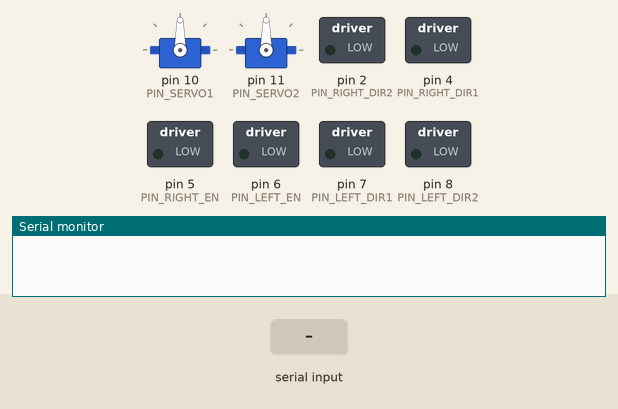
A program run on a simulated Arduino Uno, built with avr-gcc and run on an emulated ATmega328P. Parts: 2 × servo, switched loads named in the program (green lamp = pin HIGH), the last lines printed to the serial monitor. The test bench sets the inputs (shaded band).

Above: at 1.2 s.
1.3 s: "w" received over Serial
At 1.4 s:
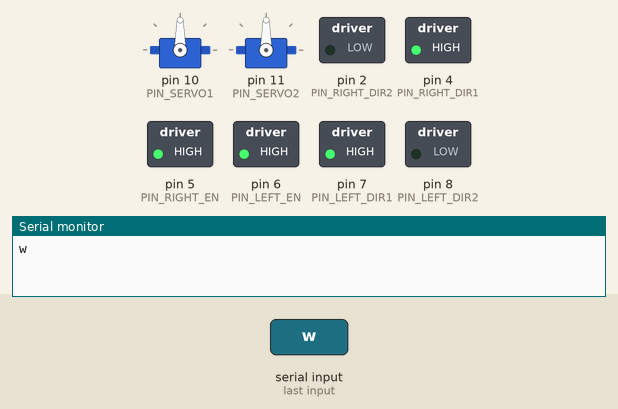
3.0 s: byte 117 ('u') received over Serial
At 4.2 s:
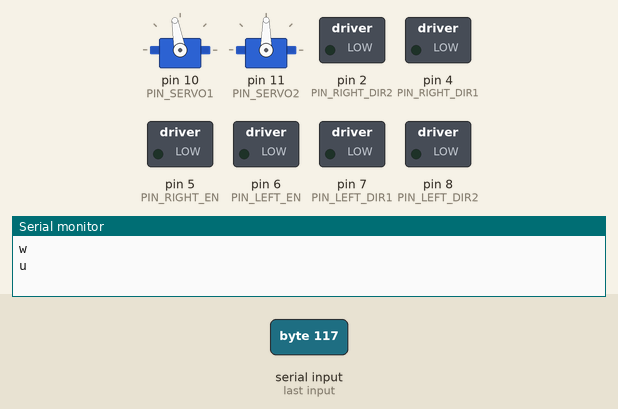
4.5 s: byte 106 ('j') received over Serial
At 5.4 s:
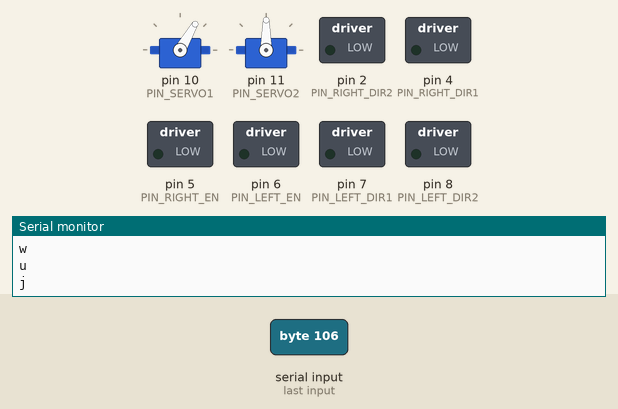
6.0 s: byte 111 ('o') received over Serial
At 6.5 s:
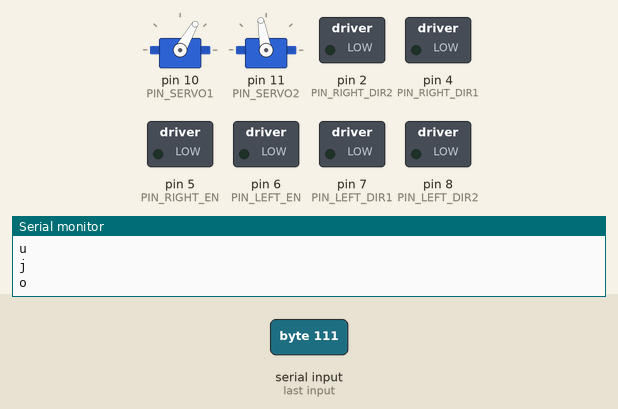
7.5 s: "s" received over Serial
At 8.2 s:
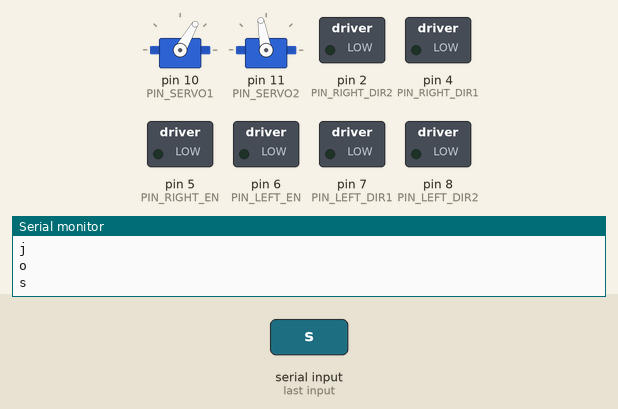
9.0 s: byte 85 ('U') received over Serial
At 10.0 s:
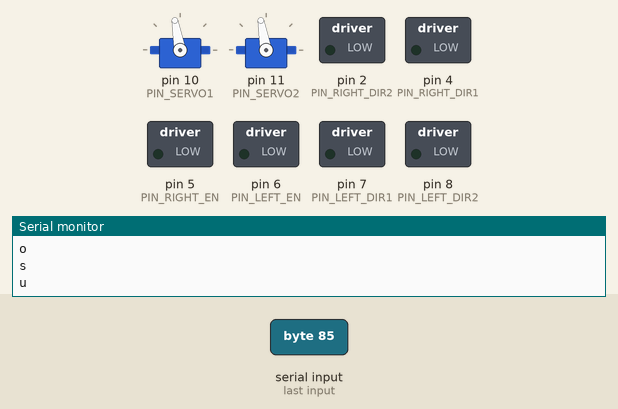
Timing chart, 0 to 11.5 s (numbered marks = the images above; inputs shaded):
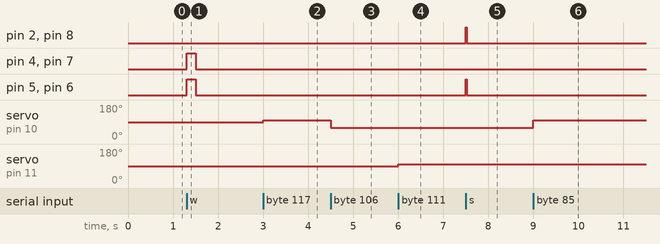

The program:

main.cpp
```cpp
#include <Arduino.h>
#include "MotorDC.h"
#include "Servo.h"

#define PIN_LEFT_DIR1  7//in1
#define PIN_LEFT_DIR2  8//in2
#define PIN_LEFT_EN    6//ena
#define PIN_RIGHT_DIR1 4//in3
#define PIN_RIGHT_DIR2 2//in4
#define PIN_RIGHT_EN   5//enb
#define PIN_SERVO1     10
#define PIN_SERVO2     11

#define MAX_SPEED    255
#define HALF_SPEED   220
#define SLOW_SPEED    190
#define SLOWER_SPEED   150

MotorDC leftWheel;
MotorDC rightWheel;
Servo servo1;
Servo servo2;
int pos_servo1 = 0;
int pos_servo2 = 0;

int wheel_speed = 255;

long intervale = 500;
unsigned long previousTime = millis();

void increment(Servo servo, int step){
  int val = servo.read() + step;
  servo.write(val);
  delay(10);
}

void decrement(Servo servo, int step){
  int val = servo.read() - step;
  servo.write(val);
  delay(10);
}

void testServo(){
  for (int i = 0; i <= 180; i += 1) {
    increment(servo1,1);
    increment(servo2,1);
  }
  for (int i = 0; i <= 180; i += 1) {
    decrement(servo1,1);
    decrement(servo2,1);
  }
}

void testMotor(){
  for (int i = 0; i <= 255; i += 1) {
    leftWheel.setSpeed(i, FORWARD);
    rightWheel.setSpeed(i, FORWARD);
    delay(5);
  }
  leftWheel.stop();
  rightWheel.stop();
  delay(100);
  for (int i = 0; i <= 255; i += 1) {
    leftWheel.setSpeed(i, BACKWARDS);
    rightWheel.setSpeed(i, BACKWARDS);
    delay(5);
  }
  leftWheel.stop();
  rightWheel.stop();
  delay(100);
}

void stop(){
  leftWheel.stop();
  rightWheel.stop();
}

void forward(){
  leftWheel.setSpeed(wheel_speed, FORWARD);
  rightWheel.setSpeed(wheel_speed, FORWARD);
}

void backward(){
  leftWheel.setSpeed(wheel_speed, BACKWARDS);
  rightWheel.setSpeed(wheel_speed, BACKWARDS);
}

void turnRight(){
  leftWheel.setSpeed(wheel_speed, FORWARD);
  rightWheel.setSpeed(wheel_speed, BACKWARDS);
}

void turnLeft(){
  leftWheel.setSpeed(wheel_speed, FORWARD);
  rightWheel.setSpeed(wheel_speed, BACKWARDS);
}

int state = 0;
void changeSpeed(){
  switch (state)
  {
    default:
    case 0:{
      state = 1;
      wheel_speed = HALF_SPEED;
      Serial.println("half speed");
      break;
    }
    case 1:{
      state = 2;
      wheel_speed = SLOW_SPEED;
      Serial.println("slow speed");
      break;
    }
    case 2:{
      state = 3;
      wheel_speed = SLOWER_SPEED;
      Serial.println("slower speed");
      break;
    }
    case 3:{
      state = 0;
      wheel_speed = MAX_SPEED;
      Serial.println("max speed");
      break;
    }
  }
}

void setup() {
  Serial.begin(115200);
  leftWheel.init(PIN_LEFT_DIR1, PIN_LEFT_DIR2, PIN_LEFT_EN);
  rightWheel.init(PIN_RIGHT_DIR1, PIN_RIGHT_DIR2, PIN_RIGHT_EN);
  servo1.attach(PIN_SERVO1);
  servo2.attach(PIN_SERVO2);
}

void loop() {

  unsigned long currentTime = millis();
  if(Serial.available())
  {
    char In=Serial.read();

    if(In=='w' || In=='W'){
      Serial.println("w");
      forward();
    }
    if(In=='s' || In=='S'){
      Serial.println("s");
      backward();
    }
    if(In=='a' || In=='A'){
      Serial.println("a");
      turnLeft();
    }
    if(In=='d' || In=='D'){
      Serial.println("d");
      turnRight();
    }
    if(In=='f' || In=='F'){
      Serial.println("f");
      changeSpeed();
    }
    if(In==' '){
      Serial.println("space");
      stop();
    }

    if(In=='u' || In=='U'){
      Serial.println("u");
      servo1.write(100);
    }
    if(In=='j' || In=='J'){
      Serial.println("j");
      servo1.write(60);
    }
    if(In=='o' || In=='O'){
      Serial.println("o");
      servo2.write(100);
    }
    if(In=='l' || In=='L'){
      Serial.println("l");
      servo2.write(60);
    }
    /*
    if(In=='p' || In=='P'){
      Serial.println("l");
      servo1.write(60);
    }
    */

  }
  else if (currentTime - previousTime > intervale)
  {
    stop();
    previousTime = currentTime;
  }
}
```

MotorDC.cpp
```cpp
#include "MotorDC.h"

MotorDC::MotorDC()
{

}

MotorDC::~MotorDC()
{
    Serial.println("generic destructor");
}

void MotorDC::init(uint8_t dir_1, uint8_t dir_2)
{
    controlType = PULSE_INPUTS;
    pins.dir_1 = dir_1;
    pins.dir_2 = dir_2;
    pinMode(pins.dir_1, OUTPUT);
    pinMode(pins.dir_2, OUTPUT);
    //setMap(MIN_INPUT, MAX_INPUT, MIN_MAP_5206, FAST_MAP_5206);
}

void MotorDC::init(uint8_t dir_1, uint8_t dir_2, uint8_t enable)
{
    controlType = PULSE_ENABLE;
    pins.dir_1 = dir_1;
    pins.dir_2 = dir_2;
    pins.enable = enable;
    pinMode(pins.dir_1, OUTPUT);
    pinMode(pins.dir_2, OUTPUT);
    pinMode(pins.enable, OUTPUT);
    // setMap(MIN_INPUT, MAX_INPUT, MIN_MAP_L298, FAST_MAP_L298);
}

void MotorDC::setSpeed(int speed, Direction dir)
{
    // 2 wire
    if(speed == 0)
    {
        stop();
        return;
    }
    int pwm = calculatePWM(speed);
    if (dir == FORWARD)
    {
        if(controlType == PULSE_INPUTS){
            digitalWrite(pins.dir_2, LOW);
            analogWrite(pins.dir_1, pwm);
        }
        else {
            digitalWrite(pins.dir_1, HIGH);
            digitalWrite(pins.dir_2, LOW);
            analogWrite(pins.enable, pwm);
        }
    }
    else if (dir == BACKWARDS)
    {
        if(controlType == PULSE_INPUTS){
            digitalWrite(pins.dir_1, LOW);
            analogWrite(pins.dir_2, pwm);
        }
        else {
            digitalWrite(pins.dir_1, LOW);
            digitalWrite(pins.dir_2, HIGH);
            analogWrite(pins.enable, pwm);
        }
    }
}

void MotorDC::stop()
{
    digitalWrite(pins.dir_1, LOW);
    digitalWrite(pins.dir_2, LOW);
    if(controlType == PULSE_ENABLE){
         digitalWrite(pins.enable, LOW);
    }
}

int MotorDC::calculatePWM(int p_speed)
{
   // return map(abs(p_speed), min_input, max_input, min_mapped, max_mapped);
    return p_speed;
}

void MotorDC::setMap(int p_min_input, int p_max_input, int p_min_mapped, int p_max_mapped)
{
    min_input = p_min_input;
    max_input = p_max_input;
    min_mapped = p_min_mapped;
    max_mapped = p_max_mapped;
}
```

MotorDC.h
```cpp
#ifndef __MOTOR_DC_H__
#define __MOTOR_DC_H__

#include <stdint.h>
#include "Arduino.h"

#define FREQ            30000
#define RESOLUTION      8
#define MIN_INPUT       0
#define MAX_INPUT       128
#define MIN_MAP_L298    85
#define MIN_MAP_5206    0
#define FAST_MAP_L298   255
#define SLOW_MAP_L298   170
#define FAST_MAP_5206   255
#define SLOW_MAP_5206   128

struct MotorPins
{
    uint8_t dir_1;
    uint8_t dir_2;
    uint8_t channel;
    uint8_t enable;
};
enum MotorControlType {PULSE_ENABLE, PULSE_INPUTS};
enum Direction : bool{FORWARD, BACKWARDS};

class MotorDC{
    public:
        MotorDC();
        void init(uint8_t dir_1, uint8_t dir_2);
        void init(uint8_t dir_1, uint8_t dir_2, uint8_t enable);
        virtual ~MotorDC();
        void setMap(int p_min_input, int p_max_input, int p_min_mapped, int p_max_mapped);
        void setSpeed(int speed, Direction dir);
        void stop();
        MotorPins pins;
    private:
        int calculatePWM(int p_speed);
        MotorControlType controlType;
    protected:
        int min_input = MIN_INPUT;
        int max_input = MAX_INPUT;
        int min_mapped = MIN_INPUT;
        int max_mapped = MAX_INPUT;
};

#endif //__MOTOR_DC_H__
```

Measured:
- after the input at 1.3 s, pin 4 (PIN_RIGHT_DIR1), pin 5 (PIN_RIGHT_EN), pin 6 (PIN_LEFT_EN), pin 7 (PIN_LEFT_DIR1): LOW → HIGH at once, → LOW 0.20 s later
- after the input at 3.0 s, servo on pin 10 (PIN_SERVO1): 90° → 100° at once
- after the input at 4.5 s, servo on pin 10 (PIN_SERVO1): 100° → 60° at once
- after the input at 6.0 s, servo on pin 11 (PIN_SERVO2): 90° → 100° at once
- after the input at 7.5 s, pin 2 (PIN_RIGHT_DIR2), pin 5 (PIN_RIGHT_EN), pin 6 (PIN_LEFT_EN), pin 8 (PIN_LEFT_DIR2): LOW → HIGH at once, → LOW 0.02 s later
- after the input at 9.0 s, servo on pin 10 (PIN_SERVO1): 60° → 100° at once
